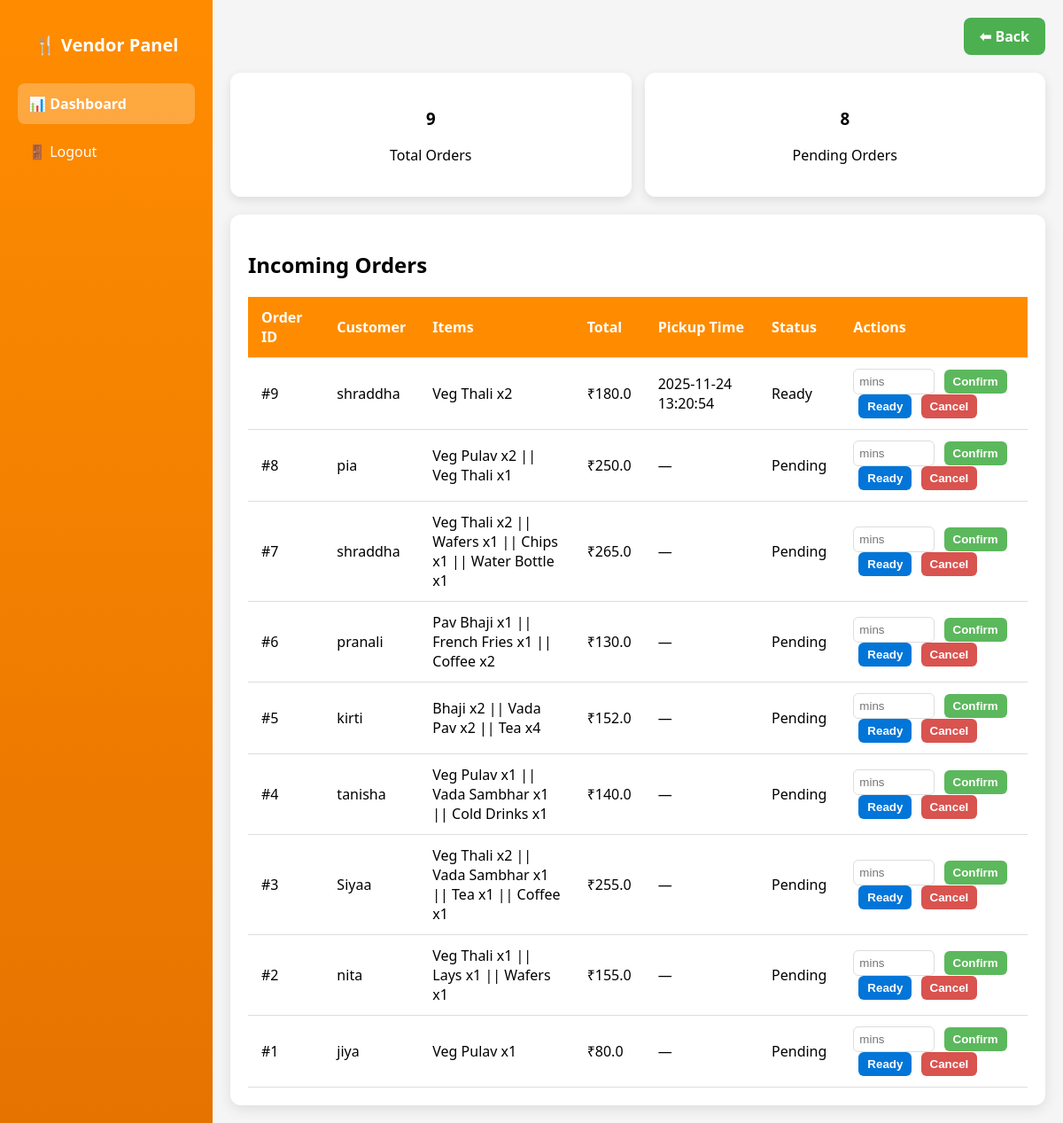
Screenshot of /vendor/dashboard (signed in) with the database file from the repository.
### tables this page shows
CREATE TABLE orders (
        id INTEGER PRIMARY KEY AUTOINCREMENT,
        user_id INTEGER,
        total_amount REAL NOT NULL,
        status TEXT DEFAULT 'Pending',
        pickup_time TEXT,
        created_at TIMESTAMP DEFAULT CURRENT_TIMESTAMP,
        FOREIGN KEY (user_id) REFERENCES users(id) ON DELETE CASCADE
    );

### app.py (the view)
@app.route("/vendor/dashboard")
def vendor_dashboard():
    if "vendor_id" not in session:
        flash("Vendor access only!", "danger")
        return redirect(url_for("vendor_account"))
    conn = get_db_connection()
    c = conn.cursor()
    orders = c.execute("""
        SELECT o.id, u.name as student, o.total_amount, o.status, o.pickup_time, o.created_at,
               GROUP_CONCAT(m.name || ' x' || oi.quantity, ' || ') as items
        FROM orders o
        JOIN users u ON o.user_id = u.id
        LEFT JOIN order_items oi ON oi.order_id = o.id
        LEFT JOIN menu m ON oi.item_id = m.id
        GROUP BY o.id
        ORDER BY o.created_at DESC
    """).fetchall()
    conn.close()
    return render_template("vendor_dashboard.html", orders=orders, vendor_name=session.get("vendor_name"))

### app.py (called while the page is built)
def get_db_connection():
    conn = sqlite3.connect("canteen.db")
    conn.row_factory = sqlite3.Row
    conn.execute("PRAGMA foreign_keys = ON")
    return conn

### templates/vendor_dashboard.html (shortened to what this page needs)
<!DOCTYPE html>
<html lang="en">
  <head>
  </head>
  <body>
    <div class="sidebar">
      <h2>🍴 Vendor Panel</h2>
      <a href="{{ url_for('vendor_dashboard') }}" class="active"
        >📊 Dashboard</a
      >
      <a href="{{ url_for('logout') }}">🚪 Logout</a>
    </div>
    <div class="main">
      <div class="top-bar">
        <a href="{{ url_for('index') }}" class="back-btn">⬅ Back</a>
      </div>
      <div class="dashboard-cards">
        <div class="card">
          <h3>{{ orders|length }}</h3>
          <p>Total Orders</p>
        </div>
        <div class="card">
          <h3>
            {{ orders|selectattr("status","equalto","Pending")|list|length }}
          </h3>
          <p>Pending Orders</p>
        </div>
      </div>
      <div class="container">
        <h2>Incoming Orders</h2>
        <table>
          <tr>
            <th>Order ID</th>
            <th>Customer</th>
            <th>Items</th>
            <th>Total</th>
            <th>Pickup Time</th>
            <th>Status</th>
            <th>Actions</th>
          </tr>
          {% for order in orders %}
          <tr>
            <td>#{{ order.id }}</td>
            <td>{{ order.student }}</td>
            <td style="max-width: 260px">{{ order.items or '—' }}</td>
            <td>₹{{ order.total_amount }}</td>
            <td>{{ order.pickup_time or '—' }}</td>
            <td>{{ order.status }}</td>
            <td>
              <form
                action="{{ url_for('vendor_confirm_order', order_id=order.id) }}"
                method="POST"
                style="display: inline-block">
                <input
                  name="pickup_minutes"
                  type="number"
                  min="1"
                  placeholder="mins"
                  required
                  style="
                    width: 78px;
                    padding: 6px;
                    border-radius: 6px;
                    border: 1px solid #ddd;
                  " />
                <button class="btn confirm" type="submit">Confirm</button>
              </form>
              <form
                action="{{ url_for('vendor_mark_ready', order_id=order.id) }}"
                method="POST"
                style="display: inline-block">
                <button class="btn ready-btn" type="submit">Ready</button>
              </form>
              <form
                action="{{ url_for('vendor_cancel_order', order_id=order.id) }}"
                method="POST"
                style="display: inline-block">
                <button class="btn cancel" type="submit">Cancel</button>
              </form>
            </td>
          </tr>
          {% else %}
          <tr>
            <td colspan="7" style="text-align: center; color: gray">
              No orders yet
            </td>
          </tr>
          {% endfor %}
        </table>
      </div>
    </div>
  </body>
</html>

### templates/vendor_dashboard.html (style rules this page uses)
body { font-family: "Segoe UI", sans-serif; margin: 0; background-color: #f5f5f5; display: flex; }
.sidebar { width: 200px; background: linear-gradient(180deg, #ff8c00, #e67300); color: white; min-height: 100vh; padding: 20px; }
.sidebar h2 { margin-bottom: 30px; font-size: 20px; text-align: center; }
.sidebar a { display: block; color: white; text-decoration: none; padding: 12px; margin: 8px 0; border-radius: 8px; font-weight: 500; transition: transform 0.18s ease, background 0.18s ease; }
.sidebar a.active { background: rgba(255, 255, 255, 0.25); font-weight: 600; }
.main { flex: 1; padding: 20px; }
.top-bar { display: flex; justify-content: flex-end; margin-bottom: 20px; }
.back-btn { background: #4caf50; color: white; padding: 10px 18px; border-radius: 8px; text-decoration: none; font-weight: 600; transition: background 0.3s ease; }
.dashboard-cards { display: grid; grid-template-columns: repeat(2, 1fr); gap: 15px; margin-bottom: 20px; }
.card { background: white; padding: 20px; border-radius: 12px; text-align: center; box-shadow: 0 4px 12px rgba(0, 0, 0, 0.1); }
.container { background-color: white; border-radius: 12px; padding: 20px; box-shadow: 0 4px 15px rgba(0, 0, 0, 0.1); }
table { width: 100%; border-collapse: collapse; }
th, td { padding: 12px 15px; text-align: left; }
th { background-color: #ff8c00; color: white; }
tr { border-bottom: 1px solid #ddd; }
.btn { padding: 6px 10px; border: none; border-radius: 6px; color: white; font-weight: bold; cursor: pointer; margin-left: 6px; }
.confirm { background: #5cb85c; }
.ready-btn { background: #0275d8; }
.cancel { background: #d9534f; }

### rows the page displays
orders: id "9", student "shraddha", items "Veg Thali x2", total_amount "180.0", pickup_time "2025-11-24 13:20:54", status "Ready"
orders: id "8", student "pia", items "Veg Pulav x2 || Veg Thali x1", total_amount "250.0", pickup_time "—", status "Pending"
orders: id "7", student "shraddha", items "Veg Thali x2 || Wafers x1 || Chips x1 || Water Bottle x1", total_amount "265.0", pickup_time "—", status "Pending"
orders: id "6", student "pranali", items "Pav Bhaji x1 || French Fries x1 || Coffee x2", total_amount "130.0", pickup_time "—", status "Pending"
orders: id "5", student "kirti", items "Bhaji x2 || Vada Pav x2 || Tea x4", total_amount "152.0", pickup_time "—", status "Pending"
orders: id "4", student "tanisha", items "Veg Pulav x1 || Vada Sambhar x1 || Cold Drinks x1", total_amount "140.0", pickup_time "—", status "Pending"
orders: id "3", student "Siyaa", items "Veg Thali x2 || Vada Sambhar x1 || Tea x1 || Coffee x1", total_amount "255.0", pickup_time "—", status "Pending"
orders: id "2", student "nita", items "Veg Thali x1 || Lays x1 || Wafers x1", total_amount "155.0", pickup_time "—", status "Pending"
orders: id "1", student "jiya", items "Veg Pulav x1", total_amount "80.0", pickup_time "—", status "Pending"

### other values shown
{{ orders|length }} "9"
{{ orders|selectattr("status","equalto","Pending")|list|length }} "8"
